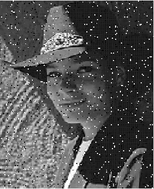
%> input picture Week2_ImageFiltering/Median/Test_img/salt_and_pepper.PNG, 154 x 189 px, shrunk from 289 x 356 before the run
$ octave Median_Filter.m   (GNU Octave 9; MATLAB toolbox functions it lacks are replaced by stand-ins)
%> lines starting %> are read from the running program, lines starting %| are printed output that depends on the picture
### Week2_ImageFiltering/Median/medianKernel.m
%% 中值滤波核
function result = medianKernel(Img,Filter)
% 获取图像大小
img_size = size(Img);
% 创建空模板，用于返回结果
result = uint8(zeros(img_size(1),img_size(2),img_size(3)));
% 获取过滤器大小
filter_size = size(Filter);
% 计算中值
filter_center = ((filter_size(1)^2)+1)/2;
% 计算图像每条边的padding个数
padding_num = (filter_size(1)-1)/2;
% 创建padding后的空模板，用于卷积操作
padding_img = zeros(img_size(1)+(2*padding_num),img_size(2)+(2*padding_num),img_size(3));

% 向padding后的模板中替换元素，用于实现padding操作
for i = 1:img_size(3)
    for j = 1:img_size(1)
        for k = 1:img_size(2)
            padding_img(j+padding_num,k+padding_num,i) = Img(j,k,i);
        end
    end
end


% 实施卷积操作
for i = 1:img_size(3)
    for j = 1:img_size(1)
        for k = 1:img_size(2)
            % 创建临时的矩阵，用于存放当前卷积模板中各个元素所对应的图像像素值
            tmp = zeros(filter_size);
            for l = 0:(2*padding_num)
                for m = 0:(2*padding_num)
                    % 提取当前卷积模板中各个元素，所对应的像素图像值
                    tmp(l+1,m+1) = padding_img(j+l,k+m,i);
                end
            end
            % 将矩阵转换成为数组
            tmp_array = tmp(:);
            % 对数组进行升序排序
            sort_array = sort(tmp_array);
            % 将数组的中值作为卷积操作后，新的像素值并放置在返回结果矩阵中
            result(j,k,i) = sort_array(filter_center);
        end
    end
end
end

### Week2_ImageFiltering/Median/Median_Filter.m
%% 读取图片，输入卷积核大小，创建卷积核
salt1 = imread('Test_img\salt_and_pepper.PNG');
%> salt1 is the input picture: size 189x154x3 uint8; min 0, max 255, mean 82.7
salt2 = imread('Test_img\salt_and_pepper1.PNG');
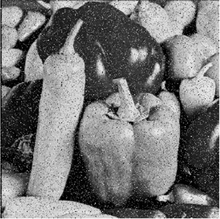
%> input picture Week2_ImageFiltering/Median/Test_img/salt_and_pepper1.PNG, 220 x 219 px, shrunk from 414 x 413 before the run
%> salt2 is the input picture: size 219x220x3 uint8; min 0, max 255, mean 116.4
impulse = imread('Test_img\Impulse.PNG');
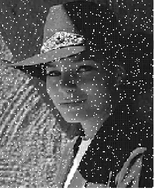
%> input picture Week2_ImageFiltering/Median/Test_img/Impulse.PNG, 154 x 189 px, shrunk from 289 x 355 before the run
%> impulse is the input picture: size 189x154x3 uint8; min 0, max 255, mean 87.1
kernel_size = input("请输入卷积核大小\n");
%> the answer given: 3
kernel = ones(kernel_size);

%% Example 1
salt1_result = medianKernel(salt1,kernel);
%> after the loop in medianKernel, `for i = 1:img_size(3)`:
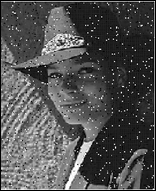
%> padding_img: size 191x156x3 double; min 0, max 255, mean 80.8
%> after the loop in medianKernel, `for i = 1:img_size(3)`:
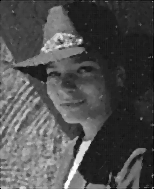
%> result: size 189x154x3 uint8; min 0, max 255, mean 79.1
%> after the loop in medianKernel, `for i = 1:img_size(3)`: tmp = [127 135 0; 255 200 0; 0 0 0]
%> (the run ends here)
